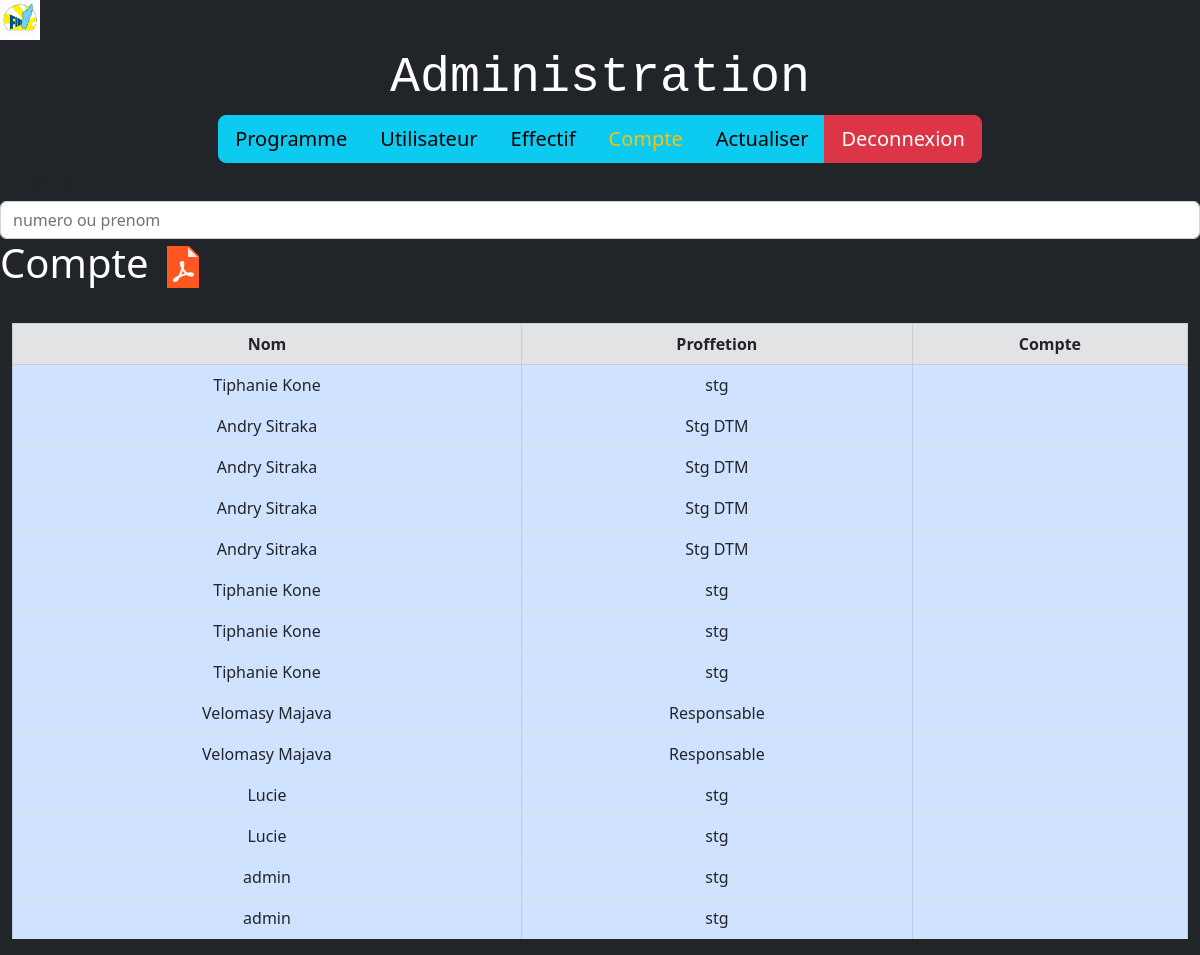
Screenshot of /admin/x/SNRS/compte.php with the database file from the repository.
### tables this page shows
CREATE TABLE IF NOT EXISTS `utilisateur` (
  `numUt` int(11) NOT NULL AUTO_INCREMENT,
  `photos` varchar(100) NOT NULL,
  `nom` varchar(25) NOT NULL,
  `prenom` varchar(25) NOT NULL,
  `direction` varchar(25) NOT NULL,
  `tel` varchar(25) NOT NULL,
  `mdp` varchar(25) NOT NULL,
  `valeur` varchar(25) NOT NULL,
  `fady` varchar(25) NOT NULL,
  `adrs` varchar(100) NOT NULL,
  `adrs_mail` varchar(100) NOT NULL,
  `fonc` varchar(50) NOT NULL,
  PRIMARY KEY (`numUt`)
);

### admin/x/SNRS/compte.php (the view, shortened to what this page needs)
<?php
include("../connexion.php");
?>
<!DOCTYPE html>
<html lang="en">
<head>
    <link rel="stylesheet" href="../css/style.css">
    <link rel="stylesheet" href="../css/bootstrap.min.css">
    <link rel="stylesheet" href="style.css">
</head>
<body class="bg-dark ">
<img src="../image/f.jpg" alt="" width="40" height="40" >
<center>
<div id="titre" class="text-white">Administration</div>
</center>
<div id="">
    <div class="container-fluid btn-lg">
         <div class="container-fluid">
            <div class="row">
                      <article class="col-md-12">
                      <center>
<div class="btn-group btn-group-lg" role="group" aria-label="Large button group" >
<a href="admin.php" class="btn btn-info "> Programme</a>
<a href="Utilisateur.php" class="btn btn-info">Utilisateur</a>
<a href="d1.php"class="btn btn-info ">Effectif</a>
<a href="compte.php" class="btn btn-info text-warning">Compte</a>
<a href="actualiser.php" class="btn btn-info">Actualiser</a>
<a href="../index.php" class="btn btn-danger">Deconnexion</a>
</div>
</center>
                      </article >
            </div>
        </div>
</div>
</div>
       <form action="recherche.php" method="POST" class="form-inline">
                    <input type="submit" name="eka" class="btn" value="chercher"  >
                    <input type="text" name="eka1" class="form-control" placeholder="numero ou prenom">
                                </form>
<h1><span class="text-white">Compte</span>
<a href="fomulaireUtilisateur.php">
                             <a href="../pdf/utilisateur.php" > <img src="../image/pdf.png" alt=""> </a>
</h1>
<br>
<div class="container-fluid">
<table class="table table-bordered">
    <header>
        <tr class="table-secondary text-dark">
            <th><center>Nom</center></th>
            <th><center>Proffetion</center></th>
            <th><center>Compte</center></th>
        </tr>
    </header>
<?php
$sql ="SELECT prenom,direction FROM utilisateur , andro ,commande where (utilisateur.numUt =commande.id_ut) AND
(andro.id = commande.id_dat) " ;
  $result = $conn->query($sql);
  if ($result->num_rows > 0) {
  while($row = $result->fetch_assoc()) {
?>
        <tr >
            <td class="table-primary text-dark "> <center><?php echo ($row['prenom']); ?></center></td>
            <td class="table-primary text-dark "><center> <?php echo ($row['direction']); ?> </center></td>
            <td class="table-primary text-dark "> <center></center>               </td>
       </tr>
 <?php }}
        else {
            $aaa = (" commande vide !");
        }
        ?>
</table>
</div>
</body>
</html>

### admin/x/SNRS/style.css (style rules this page uses)
#titre { font-size: 50px; font-family: monospace; }

### rows the page displays
utilisateur: prenom "Tiphanie Kone", direction "stg"
utilisateur: prenom "Andry Sitraka", direction "Stg DTM"
utilisateur: prenom "Velomasy Majava", direction "Responsable"
utilisateur: prenom "Lucie", direction "stg"
utilisateur: prenom "admin", direction "stg"
